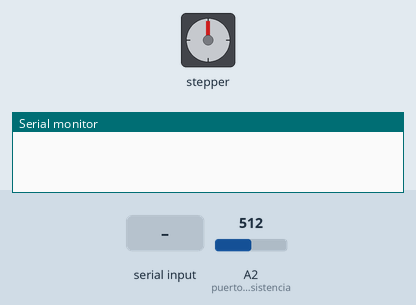
Recording of a sketch running on a simulated Arduino Uno, built with avr-gcc and run on an emulated ATmega328P. Parts: stepper motor, the last lines printed to the serial monitor. Inputs (shaded band) come from the test bench; at power-on: A2 (puerto_fotoresistencia) = 512. Stepper angles assume 2048 steps per turn.

Above: at 1.2 s.
1.3 s: "s90\n" received over Serial
At 2.4 s:
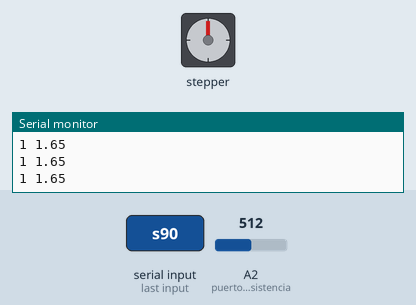
4.3 s: A2 (puerto_fotoresistencia) set to 716
7.3 s: A2 (puerto_fotoresistencia) set to 900
At 13.5 s:
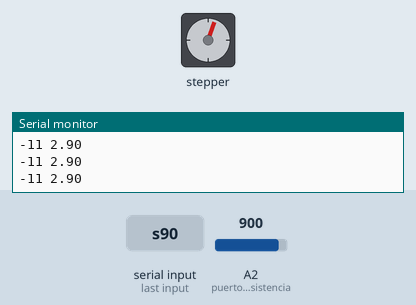
Timing chart, 0 to 27.0 s (numbered marks = the images above; inputs shaded):
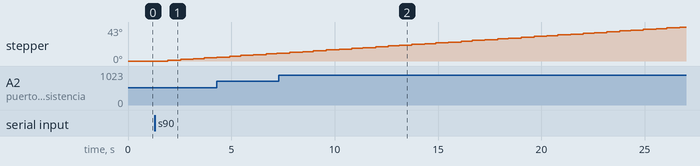

The sketch:

ejemplo2_motor_paso.ino
```cpp
/*
 * Este programa ejecuta un barrido del motor de paso luego de recibir un comando. Los comands programados son:
 * p# Con este comando se indica cuantos pasos se desea girar el motor.
 * f Con este comando se muestra el valor del voltaje en la fotoresistencia.
 * s# Con este comando se inicia el barrido angular defido por el ángulo (grados) ingreado después del caracter 's'.
 * para cada paso el programa imprime el ángulo (respecto a la posición inicial) y el voltaje en la fotoresistencia asociado.
 * */

#include <Stepper.h>

// Escribir aquí la calibración encontrada. Steps per revolution: pasos por revolucion, ó pasos por 360°
const int stepsPerRevolution = 2048;

// Se inicializa el motor de paso ingresando los pines de las señales: IN1, IN2, IN3, IN4
Stepper myStepper(stepsPerRevolution, 23, 13, 5, 12);

//Variables para el barrido con valores por defecto
int angulo_barrido=70;
int comenzar=0; //Esta variable es una bandera (flag) que se usa para indicar cuándo se debe iniciar el barrido.

#define puerto_fotoresistencia 2 //Foto-resistencia conectada al pin 2

void setup() {
  myStepper.setSpeed(10); //Velocidad angular del motor en RPM. Funciona siempre y cuando stepsPerRevolution esté bien calculado.
  Serial.begin(115200);
}

void loop() {
  if(Serial.available()>0){
    char caracter=Serial.read();
    if(caracter=='p'){
      int pasos=Serial.parseInt();
      myStepper.step(pasos);
    }else if(caracter=='f'){
      float voltage=analogRead(2)*3.3/4095.0;
      Serial.println(voltage);
    }else if(caracter=='s'){
      angulo_barrido=Serial.parseInt();
      comenzar=1;
    }
  }

  if(comenzar==1){//Si se activa el barrido
    comenzar=0; //Regresa la bandera de activación al estado inicial.
    float Npasos=stepsPerRevolution*(angulo_barrido/360.0); //Numero de pasos para girar "angulo_barrido".
    int N=int(Npasos); //Numero de iteraciones para el for siguiente
    for(int i=0;i<N;i++){ //Para cada iteracion se avanzará un paso
      float voltaje_fotoresistencia=analogRead(puerto_fotoresistencia)*3.3/1023.0;
      Serial.print(i*360/stepsPerRevolution);
      Serial.print(' ');
      Serial.println(voltaje_fotoresistencia);
      delay(100); //Tiempo entre pasos (necesario para asegurar que la foto resistencia se estabilice)
      myStepper.step(1);
    }
  }
}
```
